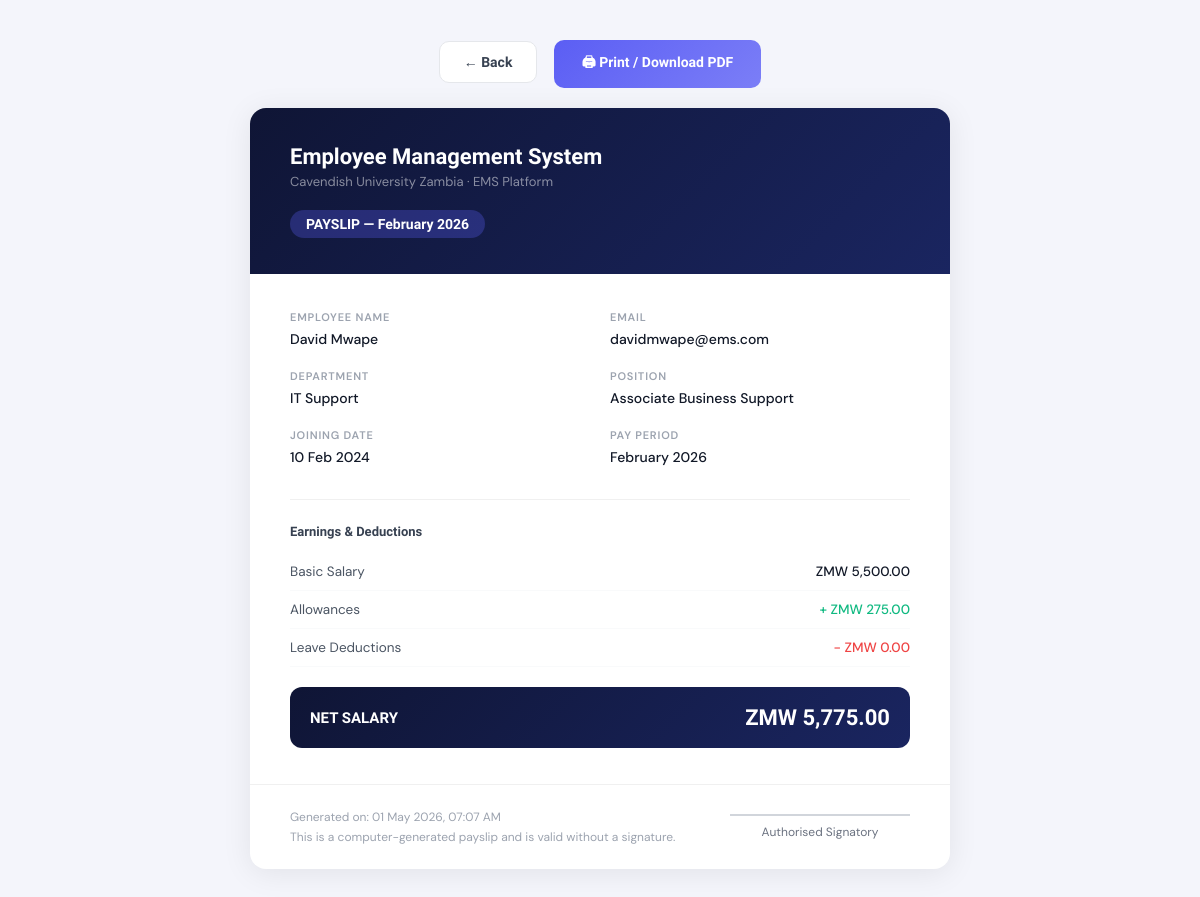
The page /admin/generate_payslip.php?id=3 (signed in) on the database its author committed.
### tables this page shows
CREATE TABLE IF NOT EXISTS payroll (
    payroll_id      INT           PRIMARY KEY AUTO_INCREMENT,
    employee_id     INT           NOT NULL,
    month           DATE          NOT NULL,
    basic_salary    DECIMAL(10,2) NOT NULL,
    allowances      DECIMAL(10,2) DEFAULT 0.00,
    leave_deduction DECIMAL(10,2) DEFAULT 0.00,
    net_salary      DECIMAL(10,2) NOT NULL,
    generated_on    TIMESTAMP     DEFAULT CURRENT_TIMESTAMP,
    UNIQUE KEY uq_payroll (employee_id, month),
    FOREIGN KEY (employee_id) REFERENCES employees(employee_id) ON DELETE CASCADE
);

CREATE TABLE IF NOT EXISTS employees (
    employee_id          INT            PRIMARY KEY AUTO_INCREMENT,
    user_id              INT            UNIQUE NOT NULL,
    full_name            VARCHAR(100)   NOT NULL,
    department_id        INT            NOT NULL,
    position             VARCHAR(100)   NOT NULL,
    basic_salary         DECIMAL(10,2)  NOT NULL,
    joining_date         DATE           NOT NULL,
    annual_leave_balance DECIMAL(5,1)   DEFAULT 12.0,
    bio                  TEXT           NULL,
    is_active            TINYINT(1)     DEFAULT 1,
    FOREIGN KEY (user_id)        REFERENCES users(user_id)             ON DELETE CASCADE,
    FOREIGN KEY (department_id)  REFERENCES departments(department_id)
);

CREATE TABLE IF NOT EXISTS users (
    user_id       INT          PRIMARY KEY AUTO_INCREMENT,
    email         VARCHAR(100) UNIQUE NOT NULL,
    password_hash VARCHAR(255) NOT NULL,
    role          ENUM('admin','employee') NOT NULL,
    created_at    TIMESTAMP    DEFAULT CURRENT_TIMESTAMP
);

CREATE TABLE IF NOT EXISTS departments (
    department_id   INT          PRIMARY KEY AUTO_INCREMENT,
    department_name VARCHAR(100) UNIQUE NOT NULL
);

### admin/generate_payslip.php (the view, shortened to what this page needs)
<?php
require_once '../database/config.php';
$id = (int)$_GET['id'];
if ($_SESSION['role'] === 'employee') {
    $emp = $conn->query("SELECT employee_id FROM employees WHERE user_id={$_SESSION['user_id']}")->fetch_assoc();
    $p = $conn->query("SELECT * FROM payroll WHERE payroll_id=$id AND employee_id={$emp['employee_id']}")->fetch_assoc();
} else {
    $p = $conn->query("SELECT * FROM payroll WHERE payroll_id=$id")->fetch_assoc();
}
$emp_data = $conn->query("SELECT e.*, d.department_name, u.email FROM employees e JOIN departments d ON e.department_id=d.department_id JOIN users u ON e.user_id=u.user_id WHERE e.employee_id={$p['employee_id']}")->fetch_assoc();
?>
<!DOCTYPE html>
<html lang="en">
<head>
</head>
<body>
<div style="width:700px;">
    <div class="action-bar no-print">
        <a href="javascript:history.back()" class="btn-back">← Back</a>
        <button onclick="window.print()" class="btn-print">🖨 Print / Download PDF</button>
    </div>
    <div class="payslip">
        <div class="ps-header">
            <div class="company">Employee Management System</div>
            <div class="subtitle">Cavendish University Zambia · EMS Platform</div>
            <div class="payslip-title">PAYSLIP — <?= date('F Y', strtotime($p['month'])) ?></div>
        </div>
        <div class="ps-body">
            <div class="info-grid">
                <div class="info-block">
                    <label>Employee Name</label>
                    <span><?= htmlspecialchars($emp_data['full_name']) ?></span>
                </div>
                <div class="info-block">
                    <label>Email</label>
                    <span><?= htmlspecialchars($emp_data['email']) ?></span>
                </div>
                <div class="info-block">
                    <label>Department</label>
                    <span><?= htmlspecialchars($emp_data['department_name']) ?></span>
                </div>
                <div class="info-block">
                    <label>Position</label>
                    <span><?= htmlspecialchars($emp_data['position']) ?></span>
                </div>
                <div class="info-block">
                    <label>Joining Date</label>
                    <span><?= date('d M Y', strtotime($emp_data['joining_date'])) ?></span>
                </div>
                <div class="info-block">
                    <label>Pay Period</label>
                    <span><?= date('F Y', strtotime($p['month'])) ?></span>
                </div>
            </div>
            <hr class="divider">
            <div class="salary-section">
                <h4>Earnings & Deductions</h4>
                <div class="salary-row">
                    <span class="label">Basic Salary</span>
                    <span class="amount">ZMW <?= number_format($p['basic_salary'], 2) ?></span>
                </div>
                <div class="salary-row">
                    <span class="label">Allowances</span>
                    <span class="amount green">+ ZMW <?= number_format($p['allowances'], 2) ?></span>
                </div>
                <div class="salary-row">
                    <span class="label">Leave Deductions</span>
                    <span class="amount red">- ZMW <?= number_format($p['leave_deduction'], 2) ?></span>
                </div>
            </div>
            <div class="net-row">
                <span class="label">NET SALARY</span>
                <span class="amount">ZMW <?= number_format($p['net_salary'], 2) ?></span>
            </div>
        </div>
        <div class="ps-footer">
            <div>
                <p>Generated on: <?= date('d M Y, h:i A', strtotime($p['generated_on'])) ?></p>
                <p style="margin-top:4px;">This is a computer-generated payslip and is valid without a signature.</p>
            </div>
            <div class="sig-line">Authorised Signatory</div>
        </div>
    </div>
</div>
</body>
</html>

### admin/generate_payslip.php (style rules this page uses)
* { box-sizing: border-box; margin: 0; padding: 0; }
body { font-family: 'DM Sans', sans-serif; background: #f4f5fb; display: flex; justify-content: center; padding: 40px 20px; }
.payslip { background: white; width: 700px; border-radius: 16px; overflow: hidden; box-shadow: 0 4px 30px rgba(0,0,0,0.08); }
.ps-header { background: linear-gradient(135deg, #0f1535, #1a2560); color: white; padding: 36px 40px; }
.ps-header .company { font-family: 'Sora', sans-serif; font-size: 22px; font-weight: 700; margin-bottom: 4px; }
.ps-header .subtitle { font-size: 13px; color: rgba(255,255,255,0.5); }
.ps-header .payslip-title { margin-top: 20px; font-family: 'Sora', sans-serif; font-size: 14px; font-weight: 600; background: rgba(91,94,244,0.3); display: inline-block; padding: 6px 16px; border-radius: 20px; }
.ps-body { padding: 36px 40px; }
.info-grid { display: grid; grid-template-columns: 1fr 1fr; gap: 20px; margin-bottom: 32px; }
.info-block label { font-size: 11px; font-weight: 600; color: #9ca3af; text-transform: uppercase; letter-spacing: 0.8px; display: block; margin-bottom: 4px; }
.info-block span { font-size: 14px; color: #111827; font-weight: 500; }
.divider { border: none; border-top: 1px solid #f0f0f0; margin: 24px 0; }
.salary-section h4 { font-family: 'Sora', sans-serif; font-size: 13px; font-weight: 600; color: #374151; margin-bottom: 14px; }
.salary-row { display: flex; justify-content: space-between; align-items: center; padding: 10px 0; border-bottom: 1px solid #f9fafb; }
.salary-row .label { font-size: 13.5px; color: #4b5563; }
.salary-row .amount { font-size: 13.5px; color: #111827; font-weight: 500; }
.salary-row .amount.green { color: #10b981; }
.salary-row .amount.red { color: #ef4444; }
.net-row { display: flex; justify-content: space-between; align-items: center; background: linear-gradient(135deg, #0f1535, #1a2560); color: white; padding: 18px 20px; border-radius: 12px; margin-top: 20px; }
.net-row .label { font-family: 'Sora', sans-serif; font-size: 15px; font-weight: 600; }
.net-row .amount { font-family: 'Sora', sans-serif; font-size: 22px; font-weight: 700; }
.ps-footer { padding: 24px 40px; border-top: 1px solid #f0f0f0; display: flex; justify-content: space-between; align-items: center; }
.ps-footer p { font-size: 12px; color: #9ca3af; }
.sig-line { width: 180px; border-top: 2px solid #d1d5db; text-align: center; padding-top: 8px; font-size: 12px; color: #6b7280; }
.action-bar { text-align: center; margin-bottom: 20px; }
.btn-print { background: linear-gradient(135deg, #5b5ef4, #7b7ef7); color: white; border: none; padding: 12px 28px; border-radius: 10px; font-family: 'Sora', sans-serif; font-size: 14px; font-weight: 600; cursor: pointer; margin: 0 6px; }
.btn-back { background: white; color: #374151; border: 1.5px solid #e5e7eb; padding: 12px 24px; border-radius: 10px; font-family: 'Sora', sans-serif; font-size: 14px; font-weight: 600; cursor: pointer; text-decoration: none; display: inline-block; margin: 0 6px; }

### rows shown on the page
payroll: month "February 2026", basic_salary "5,500.00", allowances "275.00", leave_deduction "0.00", net_salary "5,775.00", generated_on "01 May 2026, 07:07 AM"
employees: full_name "David Mwape", user.email "davidmwape@ems.com", department.department_name "IT Support", position "Associate Business Support", joining_date "10 Feb 2024"
